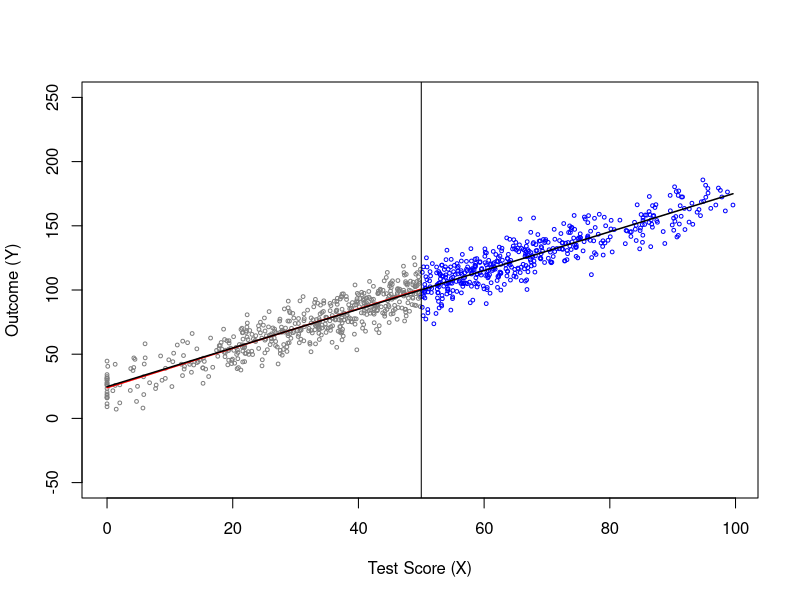
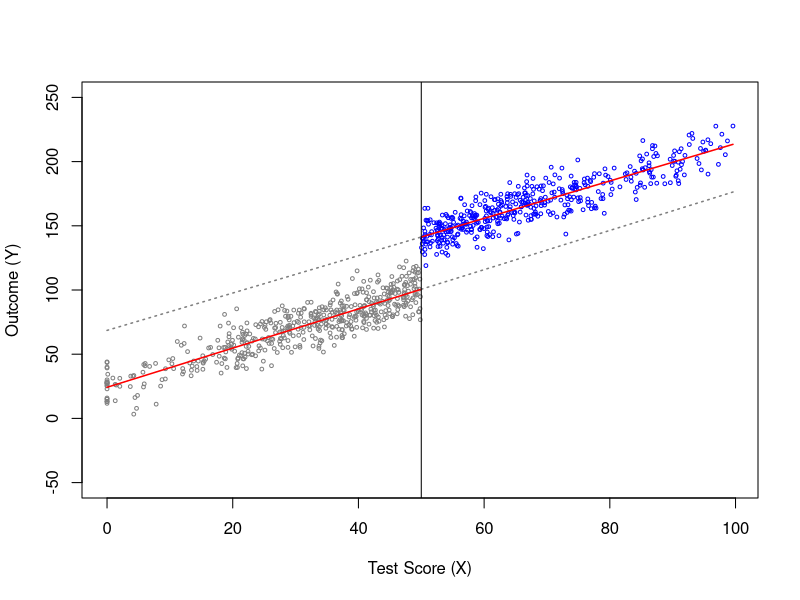
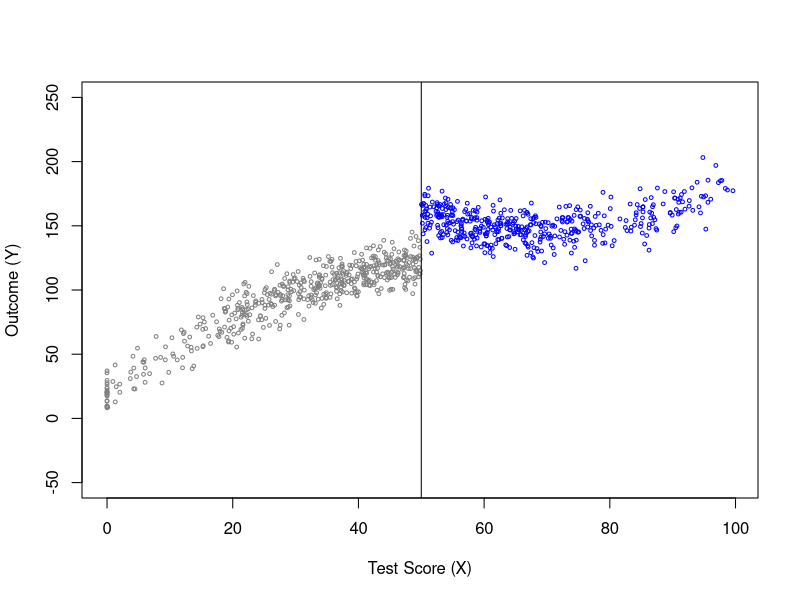
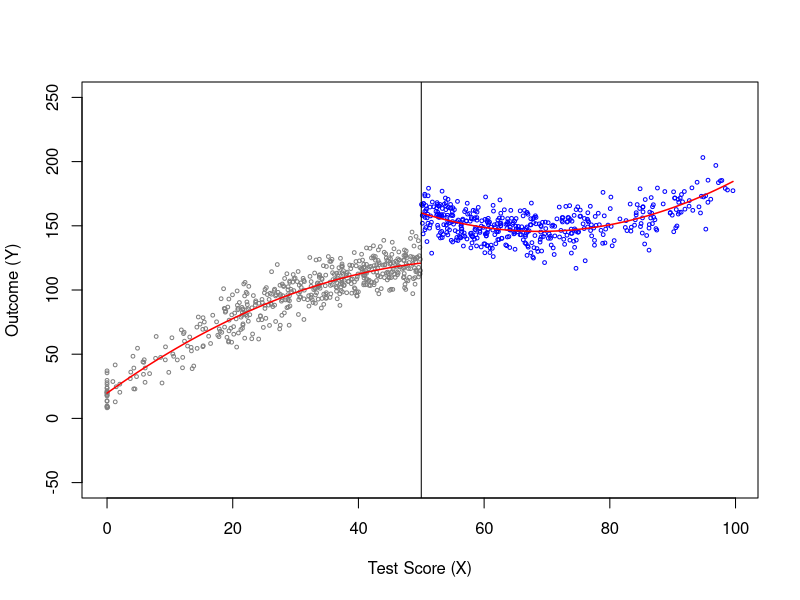
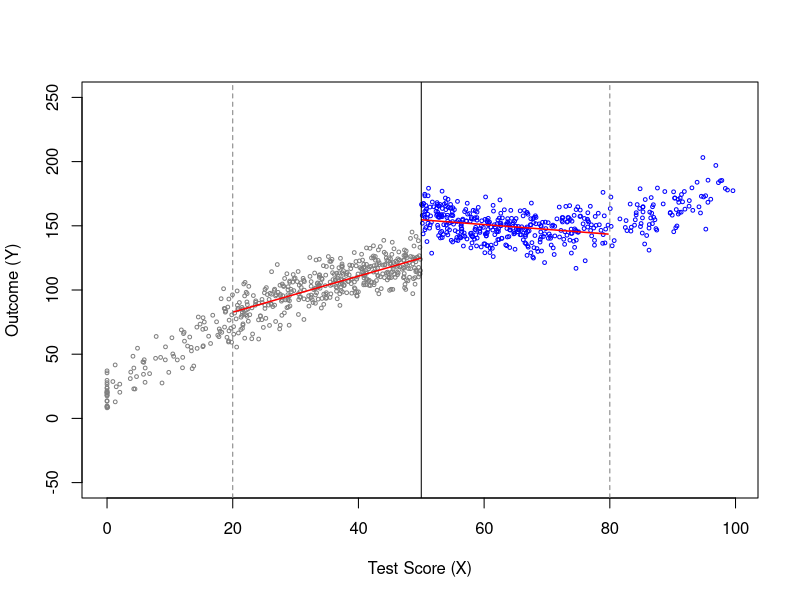
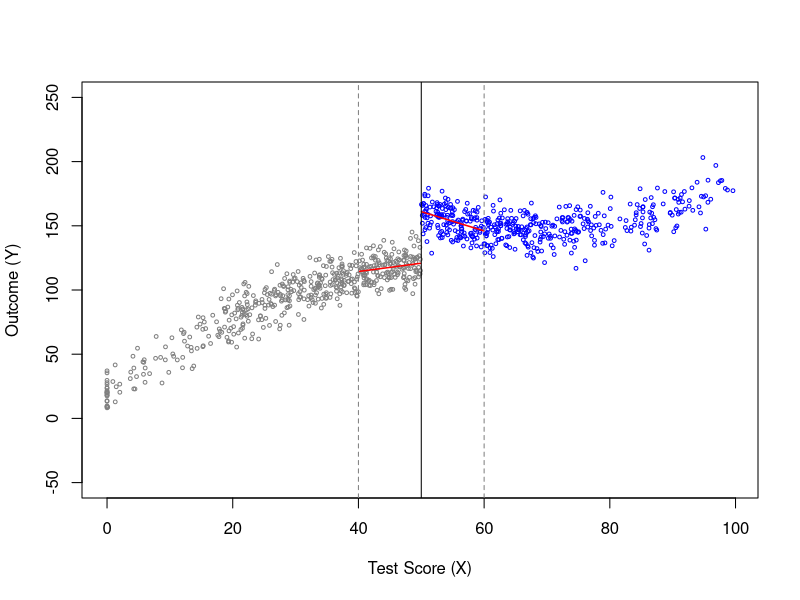

Reproduce these figures in R, in order.
## ---- chunk 1
#| code-fold: true
#| code-summary: "Outcome without and with a jump at the cutoff"
#| label: fig-rdd-sim
#| fig-cap: "Simulated RDD data with cutoff at X = 50."
#| fig-subcap:
#|   - "No treatment effect: the outcome is continuous at the cutoff (effect = 0)."
#|   - "Treatment effect of 40: the outcome jumps at the cutoff (effect = 40)."
#| layout-ncol: 2
# Setup: simulate the data
set.seed(1234)
n <- 1000
x <- rnorm(n, mean = 50, sd = 25)

x[x < 0] <- 0
x <- x[x <= 100]

# Set the cutoff at c = 50. Treated if X > c
c <- 50
D <- ifelse(x > c, 1, 0)

# Panel (a): potential outcome Y1 not jumping at cutoff
effect <- 0
y1 <- 25 + effect * D + 1.5 * x + rnorm(length(x), mean = 0, sd = 10)
df <- data.frame(x, D, y1)

# Linear fits: control group only and full sample
fit0   <- lm(y1 ~ x, data = df[df$D == 0, ])
fitall <- lm(y1 ~ x, data = df)
x0   <- range(df$x[df$D == 0])
xall <- range(df$x)

plot(df$x, df$y1,
     col  = ifelse(df$D == 1, "blue", "gray50"),
     pch  = 1, cex = 0.5,
     ylim = c(-50, 250),
     xlab = "Test Score (X)", ylab = "Outcome (Y)")
lines(x0,   predict(fit0,   newdata = data.frame(x = x0)),   col = "red",     lwd = 1.5)
lines(xall, predict(fitall, newdata = data.frame(x = xall)), col = "black", lwd = 1.5)
abline(v = c)

# Panel (b): treatment at the cutoff
effect <- 40
y1 <- 25 + effect * D + 1.5 * x + rnorm(length(x), mean = 0, sd = 10)
df <- data.frame(x, D, y1)

# Linear fits: control group only and full sample
fit0   <- lm(y1 ~ x, data = df[df$D == 0, ])
x0   <- range(df$x[df$D == 0])

fit1   <- lm(y1 ~ x, data = df[df$D == 1, ])
x1   <- range(df$x[df$D == 1])

plot(df$x, df$y1,
     col  = ifelse(df$D == 1, "blue", "gray50"),
     pch  = 1, cex = 0.5,
     ylim = c(-50, 250),
     xlab = "Test Score (X)", ylab = "Outcome (Y)")
lines(x0,   predict(fit0,   newdata = data.frame(x = x0)),   col = "red",     lwd = 1.5)
lines(x1,   predict(fit1,   newdata = data.frame(x = x1)),   col = "red",     lwd = 1.5)

# Dotted: each side's fit extended across the cutoff
x0_ext <- c(c, max(df$x))
x1_ext <- c(min(df$x), c)
lines(x0_ext, predict(fit0, newdata = data.frame(x = x0_ext)), col = "gray50", lwd = 1.5, lty = 3)
lines(x1_ext, predict(fit1, newdata = data.frame(x = x1_ext)), col = "gray50", lwd = 1.5, lty = 3)
abline(v = c)
## ---- chunk 2
#| code-fold: true
#| code-summary: "Regression"
#| label: tbl-rdd-reg
#| tbl-cap: "The coefficient on D (44.31) estimates the treatment effect we want to measure, which we set to 40."
#| tbl-cap-location: bottom
reg <- lm(y1 ~ x * D, data = df)
summary(reg)$coefficients
## ---- chunk 3
#| code-fold: true
#| code-summary: "Different quadratic curve on each side of the cutoff"
#| label: fig-rdd-sim-np
#| fig-cap: "Simulated RDD data with a different quadratic curve on each side of the cutoff at X = 50."
#| fig-subcap:
#|   - "Simulated data (effect = 40)."
#|   - "Quadratic regression on each side of the cutoff."
#| layout-ncol: 2
# Uses x, D and c from the linear simulation
effect <- 40
x_c <- x - c
y1 <- 120 + effect * D + 0.5 * x_c - 0.03 * x_c^2 - 2 * x_c * D + 0.07 * x_c^2 * D +
  rnorm(length(x), mean = 0, sd = 10)
df <- data.frame(x, x_c, D, y1)

# Panel (a): simulated data
plot(df$x, df$y1,
     col  = ifelse(df$D == 1, "blue", "gray50"),
     pch  = 1, cex = 0.5,
     ylim = c(-50, 250),
     xlab = "Test Score (X)", ylab = "Outcome (Y)")
abline(v = c)

# Panel (b): quadratic fits on each side of the cutoff
fit0 <- lm(y1 ~ x + I(x^2), data = df[df$D == 0, ])
x0   <- seq(min(df$x[df$D == 0]), max(df$x[df$D == 0]), length.out = 100)

fit1 <- lm(y1 ~ x + I(x^2), data = df[df$D == 1, ])
x1   <- seq(min(df$x[df$D == 1]), max(df$x[df$D == 1]), length.out = 100)

plot(df$x, df$y1,
     col  = ifelse(df$D == 1, "blue", "gray50"),
     pch  = 1, cex = 0.5,
     ylim = c(-50, 250),
     xlab = "Test Score (X)", ylab = "Outcome (Y)")
lines(x0, predict(fit0, newdata = data.frame(x = x0)), col = "red", lwd = 1.5)
lines(x1, predict(fit1, newdata = data.frame(x = x1)), col = "red", lwd = 1.5)
abline(v = c)
## ---- chunk 4
#| code-fold: true
#| code-summary: "Regression"
#| label: tbl-rdd-reg-np
#| tbl-cap: "The coefficient on D (39.07) estimates the treatment effect we want to measure, which we set to 40."
#| tbl-cap-location: bottom
reg <- lm(y1 ~ (x_c + I(x_c^2)) * D, data = df)
summary(reg)$coefficients
## ---- chunk 5
#| code-fold: true
#| code-summary: "Local linear fits with a bigger and a smaller bandwidth"
#| label: fig-rdd-np
#| fig-cap: "Local linear regression on each side of the cutoff at X = 50, using the data from the quadratic simulation."
#| fig-subcap:
#|   - "Bigger bandwidth (h = 30)."
#|   - "Smaller bandwidth (h = 10)."
#| layout-ncol: 2
# Uses df and c from the quadratic simulation
# Set the two bandwidths
h_big   <- 30
h_small <- 10

for (h in c(h_big, h_small)) {
  # Observations within the bandwidth on each side
  left  <- df[df$D == 0 & df$x >= c - h, ]
  right <- df[df$D == 1 & df$x <= c + h, ]

  # Linear fit on each side
  fit0 <- lm(y1 ~ x, data = left)
  fit1 <- lm(y1 ~ x, data = right)
  x0   <- range(left$x)
  x1   <- range(right$x)

  plot(df$x, df$y1,
       col  = ifelse(df$D == 1, "blue", "gray50"),
       pch  = 1, cex = 0.5,
       ylim = c(-50, 250),
       xlab = "Test Score (X)", ylab = "Outcome (Y)")
  lines(x0, predict(fit0, newdata = data.frame(x = x0)), col = "red", lwd = 1.5)
  lines(x1, predict(fit1, newdata = data.frame(x = x1)), col = "red", lwd = 1.5)
  abline(v = c)
  abline(v = c(c - h, c + h), lty = 2, col = "gray50")
}
## ---- chunk 6
#| code-fold: true
#| code-summary: "Regression"
#| label: tbl-rdd-np
#| tbl-cap: "With h = 30 the estimate of D (29.80) is below the true effect of 40 because the lines miss the curvature. With h = 10 the estimate (40.11) is close to 40 but has a larger standard error."
#| tbl-cap-location: bottom
local_rdd <- function(h) {
  sub <- df[abs(df$x_c) <= h, ]
  reg <- lm(y1 ~ x_c * D, data = sub)
  c(h          = h,
    n          = nrow(sub),
    estimate   = unname(coef(reg)["D"]),
    std.error  = summary(reg)$coefficients["D", "Std. Error"])
}
rbind(local_rdd(h_big), local_rdd(h_small))
